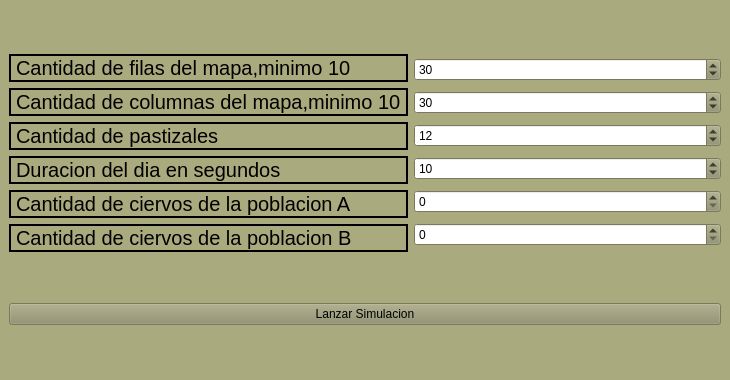
<?xml version="1.0" encoding="UTF-8"?>
<ui version="4.0">
 <class>MainWindow</class>
 <widget class="QMainWindow" name="MainWindow">
  <property name="geometry">
   <rect>
    <x>0</x>
    <y>0</y>
    <width>730</width>
    <height>380</height>
   </rect>
  </property>
  <property name="minimumSize">
   <size>
    <width>730</width>
    <height>380</height>
   </size>
  </property>
  <property name="maximumSize">
   <size>
    <width>800</width>
    <height>600</height>
   </size>
  </property>
  <property name="palette">
   <palette>
    <active>
     <colorrole role="Button">
      <brush brushstyle="SolidPattern">
       <color alpha="255">
        <red>141</red>
        <green>141</green>
        <blue>106</blue>
       </color>
      </brush>
     </colorrole>
     <colorrole role="Base">
      <brush brushstyle="SolidPattern">
       <color alpha="255">
        <red>255</red>
        <green>255</green>
        <blue>255</blue>
       </color>
      </brush>
     </colorrole>
     <colorrole role="Window">
      <brush brushstyle="SolidPattern">
       <color alpha="255">
        <red>170</red>
        <green>170</green>
        <blue>127</blue>
       </color>
      </brush>
     </colorrole>
    </active>
    <inactive>
     <colorrole role="Button">
      <brush brushstyle="SolidPattern">
       <color alpha="255">
        <red>141</red>
        <green>141</green>
        <blue>106</blue>
       </color>
      </brush>
     </colorrole>
     <colorrole role="Base">
      <brush brushstyle="SolidPattern">
       <color alpha="255">
        <red>255</red>
        <green>255</green>
        <blue>255</blue>
       </color>
      </brush>
     </colorrole>
     <colorrole role="Window">
      <brush brushstyle="SolidPattern">
       <color alpha="255">
        <red>170</red>
        <green>170</green>
        <blue>127</blue>
       </color>
      </brush>
     </colorrole>
    </inactive>
    <disabled>
     <colorrole role="Button">
      <brush brushstyle="SolidPattern">
       <color alpha="255">
        <red>141</red>
        <green>141</green>
        <blue>106</blue>
       </color>
      </brush>
     </colorrole>
     <colorrole role="Base">
      <brush brushstyle="SolidPattern">
       <color alpha="255">
        <red>170</red>
        <green>170</green>
        <blue>127</blue>
       </color>
      </brush>
     </colorrole>
     <colorrole role="Window">
      <brush brushstyle="SolidPattern">
       <color alpha="255">
        <red>170</red>
        <green>170</green>
        <blue>127</blue>
       </color>
      </brush>
     </colorrole>
    </disabled>
   </palette>
  </property>
  <property name="windowTitle">
   <string>Simulador de Poblaciones de Ciervos</string>
  </property>
  <widget class="QWidget" name="centralwidget">
   <property name="minimumSize">
    <size>
     <width>730</width>
     <height>380</height>
    </size>
   </property>
   <property name="maximumSize">
    <size>
     <width>900</width>
     <height>900</height>
    </size>
   </property>
   <layout class="QHBoxLayout" name="horizontalLayout_3">
    <item>
     <layout class="QVBoxLayout" name="verticalLayout_3">
      <item>
       <layout class="QHBoxLayout" name="horizontalLayout">
        <item>
         <layout class="QVBoxLayout" name="verticalLayout_2">
          <item>
           <widget class="QLabel" name="label_3">
            <property name="font">
             <font>
              <family>System</family>
              <pointsize>15</pointsize>
              <weight>50</weight>
              <italic>false</italic>
              <bold>false</bold>
              <underline>false</underline>
              <strikeout>false</strikeout>
              <kerning>true</kerning>
             </font>
            </property>
            <property name="frameShape">
             <enum>QFrame::WinPanel</enum>
            </property>
            <property name="text">
             <string>Cantidad de filas del mapa,minimo 10</string>
            </property>
            <property name="textInteractionFlags">
             <set>Qt::NoTextInteraction</set>
            </property>
           </widget>
          </item>
          <item>
           <widget class="QLabel" name="label_2">
            <property name="font">
             <font>
              <family>System</family>
              <pointsize>15</pointsize>
              <weight>50</weight>
              <bold>false</bold>
              <underline>false</underline>
             </font>
            </property>
            <property name="frameShape">
             <enum>QFrame::WinPanel</enum>
            </property>
            <property name="frameShadow">
             <enum>QFrame::Plain</enum>
            </property>
            <property name="text">
             <string>Cantidad de columnas del mapa,minimo 10</string>
            </property>
            <property name="textInteractionFlags">
             <set>Qt::NoTextInteraction</set>
            </property>
           </widget>
          </item>
          <item>
           <widget class="QLabel" name="label_4">
            <property name="font">
             <font>
              <family>System</family>
              <pointsize>15</pointsize>
              <weight>50</weight>
              <bold>false</bold>
              <underline>false</underline>
             </font>
            </property>
            <property name="frameShape">
             <enum>QFrame::WinPanel</enum>
            </property>
            <property name="text">
             <string>Cantidad de pastizales</string>
            </property>
            <property name="textInteractionFlags">
             <set>Qt::NoTextInteraction</set>
            </property>
           </widget>
          </item>
          <item>
           <widget class="QLabel" name="label_5">
            <property name="font">
             <font>
              <family>System</family>
              <pointsize>15</pointsize>
              <weight>50</weight>
              <bold>false</bold>
              <underline>false</underline>
             </font>
            </property>
            <property name="frameShape">
             <enum>QFrame::WinPanel</enum>
            </property>
            <property name="text">
             <string>Duracion del dia en segundos</string>
            </property>
            <property name="textInteractionFlags">
             <set>Qt::NoTextInteraction</set>
            </property>
           </widget>
          </item>
          <item>
           <widget class="QLabel" name="label_7">
            <property name="font">
             <font>
              <family>System</family>
              <pointsize>15</pointsize>
              <weight>50</weight>
              <bold>false</bold>
              <underline>false</underline>
             </font>
            </property>
            <property name="frameShape">
             <enum>QFrame::WinPanel</enum>
            </property>
            <property name="text">
             <string>Cantidad de ciervos de la poblacion A</string>
            </property>
            <property name="textInteractionFlags">
             <set>Qt::NoTextInteraction</set>
            </property>
           </widget>
          </item>
          <item>
           <widget class="QLabel" name="label_6">
            <property name="font">
             <font>
              <family>System</family>
              <pointsize>15</pointsize>
              <weight>50</weight>
              <bold>false</bold>
              <underline>false</underline>
             </font>
            </property>
            <property name="frameShape">
             <enum>QFrame::WinPanel</enum>
            </property>
            <property name="text">
             <string>Cantidad de ciervos de la poblacion B</string>
            </property>
            <property name="textInteractionFlags">
             <set>Qt::NoTextInteraction</set>
            </property>
           </widget>
          </item>
         </layout>
        </item>
        <item>
         <layout class="QVBoxLayout" name="verticalLayout">
          <item>
           <widget class="QSpinBox" name="cantidadFilas">
            <property name="minimum">
             <number>10</number>
            </property>
            <property name="maximum">
             <number>100</number>
            </property>
            <property name="value">
             <number>30</number>
            </property>
           </widget>
          </item>
          <item>
           <widget class="QSpinBox" name="cantidadColumnas">
            <property name="minimum">
             <number>10</number>
            </property>
            <property name="maximum">
             <number>100</number>
            </property>
            <property name="value">
             <number>30</number>
            </property>
           </widget>
          </item>
          <item>
           <widget class="QSpinBox" name="cantidadPastizales">
            <property name="minimum">
             <number>0</number>
            </property>
            <property name="maximum">
             <number>300</number>
            </property>
            <property name="value">
             <number>12</number>
            </property>
           </widget>
          </item>
          <item>
           <widget class="QSpinBox" name="cantidadSegundos">
            <property name="minimum">
             <number>0</number>
            </property>
            <property name="maximum">
             <number>50</number>
            </property>
            <property name="value">
             <number>10</number>
            </property>
           </widget>
          </item>
          <item>
           <widget class="QSpinBox" name="cantidadPoblacionA">
            <property name="wrapping">
             <bool>false</bool>
            </property>
            <property name="frame">
             <bool>true</bool>
            </property>
            <property name="minimum">
             <number>0</number>
            </property>
            <property name="maximum">
             <number>100</number>
            </property>
            <property name="value">
             <number>0</number>
            </property>
           </widget>
          </item>
          <item>
           <widget class="QSpinBox" name="cantidadPoblacionB">
            <property name="minimum">
             <number>0</number>
            </property>
            <property name="maximum">
             <number>100</number>
            </property>
            <property name="value">
             <number>0</number>
            </property>
           </widget>
          </item>
         </layout>
        </item>
       </layout>
      </item>
      <item>
       <layout class="QHBoxLayout" name="horizontalLayout_2">
        <item>
         <widget class="QPushButton" name="lanzarSimulacion">
          <property name="palette">
           <palette>
            <active>
             <colorrole role="Button">
              <brush brushstyle="SolidPattern">
               <color alpha="255">
                <red>141</red>
                <green>141</green>
                <blue>106</blue>
               </color>
              </brush>
             </colorrole>
            </active>
            <inactive>
             <colorrole role="Button">
              <brush brushstyle="SolidPattern">
               <color alpha="255">
                <red>141</red>
                <green>141</green>
                <blue>106</blue>
               </color>
              </brush>
             </colorrole>
            </inactive>
            <disabled>
             <colorrole role="Button">
              <brush brushstyle="SolidPattern">
               <color alpha="255">
                <red>141</red>
                <green>141</green>
                <blue>106</blue>
               </color>
              </brush>
             </colorrole>
            </disabled>
           </palette>
          </property>
          <property name="text">
           <string>Lanzar Simulacion</string>
          </property>
         </widget>
        </item>
       </layout>
      </item>
     </layout>
    </item>
   </layout>
  </widget>
 </widget>
 <resources/>
 <connections/>
</ui>
